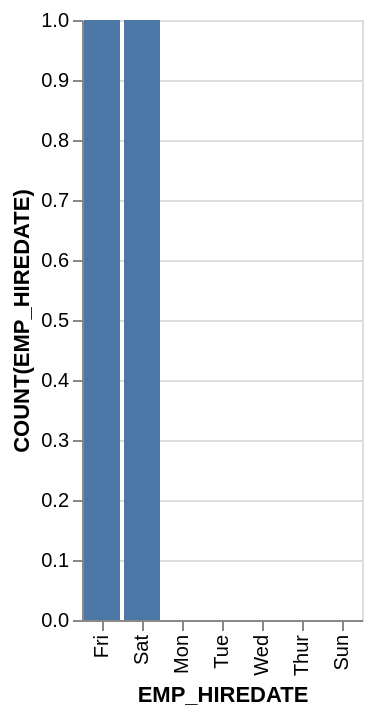

Write a Vega-Lite specification for this figure.
### Vega-Lite specification from a JSON file in a GitHub repository (floating-point values rounded to 4 significant figures)
{"data": {"values": [{"x_data": "Mon", "y_data": 0}, {"x_data": "Tue", "y_data": 0}, {"x_data": "Wed", "y_data": 0}, {"x_data": "Thur", "y_data": 0}, {"x_data": "Fri", "y_data": 1}, {"x_data": "Sat", "y_data": 1}, {"x_data": "Sun", "y_data": 0}]}, "mark": "bar", "encoding": {"x": {"field": "x_data", "type": "nominal", "title": "EMP_HIREDATE", "sort": {"op": "sum", "field": "y_data", "order": "descending"}}, "y": {"field": "y_data", "type": "quantitative", "title": "COUNT(EMP_HIREDATE)"}}}
